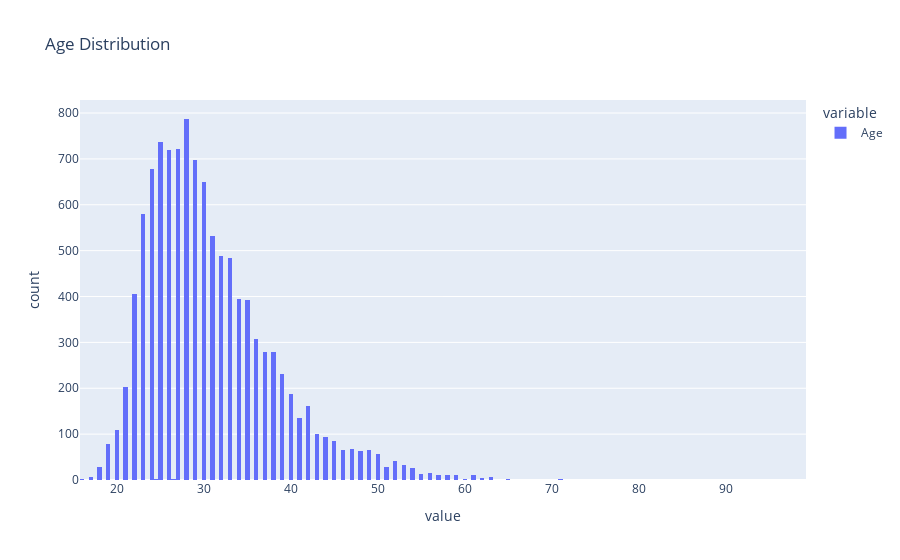

Write notebook code for a chart like this one.
### Markdown cell above
Plot a histogram of the column `Age`.

### Code cell
fig = px.histogram(df['Age'], title = 'Age Distribution')
fig.show()

### Figure 1 — Plotly figure (JSON) as saved in the notebook; plotly's stock layout.template omitted (floating-point values rounded to 4 significant figures; data arrays with more than 128 entries replaced by an {"elided": "..."} marker saying what was removed)
{"data": [{"alignmentgroup": "True", "bingroup": "x", "hovertemplate": "variable=Age<br>value=%{x}<br>count=%{y}<extra></extra>", "legendgroup": "Age", "marker": {"color": "#636efa", "pattern": {"shape": ""}}, "name": "Age", "offsetgroup": "Age", "orientation": "v", "showlegend": true, "type": "histogram", "x": {"elided": "11398 float values"}, "xaxis": "x", "yaxis": "y"}], "layout": {"barmode": "relative", "legend": {"title": {"text": "variable"}, "tracegroupgap": 0}, "title": {"text": "Age Distribution"}, "xaxis": {"anchor": "y", "domain": [0, 1], "title": {"text": "value"}}, "yaxis": {"anchor": "x", "domain": [0, 1], "title": {"text": "count"}}}}
